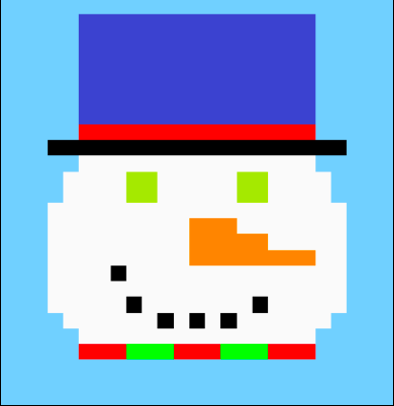
#> input picture First_Lesson/images_ans/snowman_c.png, 394 x 406 px, found by its file name
$ jupyter execute '3_創作彩色像素藝術.ipynb'   (shell and % lines are left out)
#> lines starting #> are read from the running program, lines starting #| are printed output that depends on the picture
<a href="https://colab.research.google.com/github/raymond92928/Computer_Vision/blob/main/First_Lesson/3_%E5%89%B5%E4%BD%9C%E5%BD%A9%E8%89%B2%E5%83%8F%E7%B4%A0%E8%97%9D%E8%A1%93.ipynb" target="_parent"></a>

[cell 1]
#@title 先運行此行來下載必要套件

### **[教師示範] 建立陣列來儲存彩色影像**

1. 導入所需的模組。

[cell 2]
import numpy as np
import matplotlib.pyplot as plt

2. 建立一個空（黑色）4x2 陣列來儲存彩色影像。

可以使用「np.zeros()」函數來建立一個空的 numpy 陣列。 `[2, 4, 3]` 表示陣列的形狀：2 行、4 列和 3 個通道。 `dtype` 表示陣列中儲存的資料類型。對於圖像，資料類型為“uint8”，其值介於 0 到 255 之間。

[cell 3]
pic = np.zeros([2, 4, 3], dtype = 'uint8')
plt.imshow(pic, vmin = 0, vmax = 255)
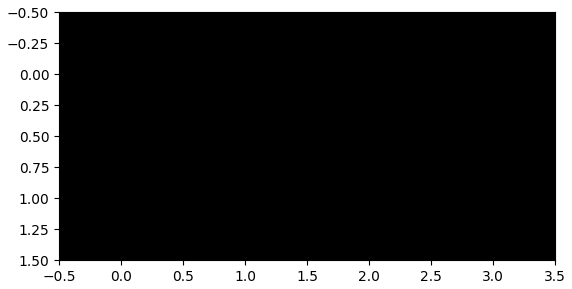
#> figure drawn by matplotlib, 1 panel

3. 修改陣列元素的值，使影像完全變成紅色。列印修改後的陣列。

<img src="
https://raw.githubusercontent.com/raymond92928/Computer_Vision/refs/heads/main/First_Lesson/images_ans/imageRGB.png" width = "800">

[cell 4]
pic[:, :, 0] = 255 # Assign a value of 255 to the R (red) channel of all pixels
print(pic)

4. 顯示圖像。

`plt.axis('off')` 為刪除圖中水平軸和垂直軸。

[cell 5]
plt.imshow(pic, vmin = 0, vmax = 255)
plt.axis('off')  # Remove the axes
plt.show()
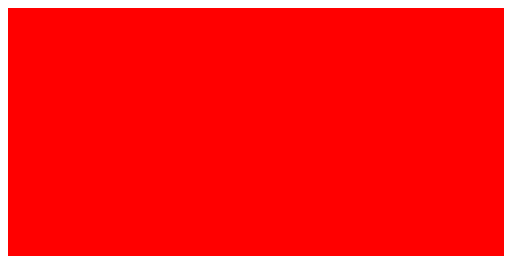
#> figure drawn by matplotlib, 1 panel

### **[學生實踐] 逐列修改數組中元素的值**

1. 建立一個空（黑色）4x2 陣列來儲存彩色影像。

[cell 6]
pic = np.zeros([2, 4, 3], dtype = 'uint8')

2. 修改數組元素的值以符合下圖。顯示圖像。

提示:
```python
# 將影像第一列的像素值設為 (255, 0, 0)
pic[:, 0, :] = (255, 0, 0)
```

[cell 7]
# Write your program below

### **[學生實踐] 完成彩色像素藝術**

1. 讀取並顯示彩色影像 `snowman_c.jpg`.

[cell 8]
import cv2
import matplotlib.pyplot as plt

img = cv2.imread("/content/Computer_Vision/First_Lesson/images_ans/snowman_c.png")
#> img is the input picture: shape (406, 394, 3); mean B, G, R 213.1, 178.5, 145.9
img_rgb = cv2.cvtColor(img, cv2.COLOR_BGR2RGB)

plt.imshow(img_rgb, vmin = 0, vmax = 255)
plt.show()
